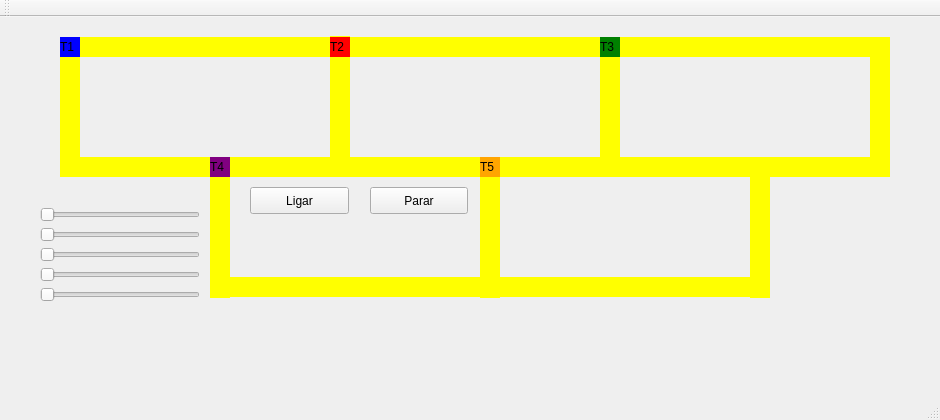
<?xml version="1.0" encoding="UTF-8"?>
<ui version="4.0">
 <class>MainWindow</class>
 <widget class="QMainWindow" name="MainWindow">
  <property name="geometry">
   <rect>
    <x>0</x>
    <y>0</y>
    <width>940</width>
    <height>420</height>
   </rect>
  </property>
  <property name="windowTitle">
   <string>MainWindow</string>
  </property>
  <widget class="QWidget" name="centralWidget">
   <widget class="QLabel" name="label_trem1">
    <property name="geometry">
     <rect>
      <x>60</x>
      <y>20</y>
      <width>20</width>
      <height>20</height>
     </rect>
    </property>
    <property name="styleSheet">
     <string notr="true">QLabel { background: blue}</string>
    </property>
    <property name="text">
     <string>T1</string>
    </property>
   </widget>
   <widget class="QLabel" name="label_trilhoa">
    <property name="geometry">
     <rect>
      <x>80</x>
      <y>20</y>
      <width>251</width>
      <height>20</height>
     </rect>
    </property>
    <property name="styleSheet">
     <string notr="true">QLabel { background: yellow}</string>
    </property>
    <property name="text">
     <string/>
    </property>
   </widget>
   <widget class="QLabel" name="label_trilho3">
    <property name="geometry">
     <rect>
      <x>80</x>
      <y>140</y>
      <width>271</width>
      <height>20</height>
     </rect>
    </property>
    <property name="styleSheet">
     <string notr="true">QLabel { background: yellow}</string>
    </property>
    <property name="text">
     <string/>
    </property>
   </widget>
   <widget class="QLabel" name="label_trilho1">
    <property name="geometry">
     <rect>
      <x>330</x>
      <y>19</y>
      <width>20</width>
      <height>121</height>
     </rect>
    </property>
    <property name="styleSheet">
     <string notr="true">QLabel { background: yellow}</string>
    </property>
    <property name="text">
     <string/>
    </property>
   </widget>
   <widget class="QLabel" name="label_trilhob">
    <property name="geometry">
     <rect>
      <x>60</x>
      <y>20</y>
      <width>20</width>
      <height>140</height>
     </rect>
    </property>
    <property name="styleSheet">
     <string notr="true">QLabel { background: yellow}</string>
    </property>
    <property name="text">
     <string/>
    </property>
   </widget>
   <widget class="QPushButton" name="pushButton">
    <property name="geometry">
     <rect>
      <x>250</x>
      <y>170</y>
      <width>99</width>
      <height>27</height>
     </rect>
    </property>
    <property name="text">
     <string>Ligar</string>
    </property>
   </widget>
   <widget class="QPushButton" name="pushButton_2">
    <property name="geometry">
     <rect>
      <x>370</x>
      <y>170</y>
      <width>98</width>
      <height>27</height>
     </rect>
    </property>
    <property name="text">
     <string>Parar</string>
    </property>
   </widget>
   <widget class="QLabel" name="label_trilho2">
    <property name="geometry">
     <rect>
      <x>600</x>
      <y>20</y>
      <width>20</width>
      <height>120</height>
     </rect>
    </property>
    <property name="styleSheet">
     <string notr="true">QLabel { background: yellow}</string>
    </property>
    <property name="text">
     <string/>
    </property>
   </widget>
   <widget class="QLabel" name="label_trilhog">
    <property name="geometry">
     <rect>
      <x>350</x>
      <y>20</y>
      <width>250</width>
      <height>20</height>
     </rect>
    </property>
    <property name="styleSheet">
     <string notr="true">QLabel { background: yellow}</string>
    </property>
    <property name="text">
     <string/>
    </property>
   </widget>
   <widget class="QLabel" name="label_trilho4">
    <property name="geometry">
     <rect>
      <x>350</x>
      <y>140</y>
      <width>131</width>
      <height>20</height>
     </rect>
    </property>
    <property name="styleSheet">
     <string notr="true">QLabel { background: yellow}</string>
    </property>
    <property name="text">
     <string/>
    </property>
   </widget>
   <widget class="QLabel" name="label_trem2">
    <property name="geometry">
     <rect>
      <x>330</x>
      <y>20</y>
      <width>20</width>
      <height>20</height>
     </rect>
    </property>
    <property name="styleSheet">
     <string notr="true">QLabel { background: red}</string>
    </property>
    <property name="text">
     <string>T2</string>
    </property>
   </widget>
   <widget class="QLabel" name="label_trem3">
    <property name="geometry">
     <rect>
      <x>600</x>
      <y>20</y>
      <width>20</width>
      <height>20</height>
     </rect>
    </property>
    <property name="styleSheet">
     <string notr="true">QLabel { background: green}</string>
    </property>
    <property name="text">
     <string>T3</string>
    </property>
   </widget>
   <widget class="QLabel" name="label_trilhoh">
    <property name="geometry">
     <rect>
      <x>620</x>
      <y>20</y>
      <width>250</width>
      <height>20</height>
     </rect>
    </property>
    <property name="styleSheet">
     <string notr="true">QLabel { background: yellow}</string>
    </property>
    <property name="text">
     <string/>
    </property>
   </widget>
   <widget class="QLabel" name="label_trilhof">
    <property name="geometry">
     <rect>
      <x>230</x>
      <y>260</y>
      <width>250</width>
      <height>20</height>
     </rect>
    </property>
    <property name="styleSheet">
     <string notr="true">QLabel { background: yellow}</string>
    </property>
    <property name="text">
     <string/>
    </property>
   </widget>
   <widget class="QLabel" name="label_trem5">
    <property name="geometry">
     <rect>
      <x>480</x>
      <y>140</y>
      <width>20</width>
      <height>20</height>
     </rect>
    </property>
    <property name="styleSheet">
     <string notr="true">QLabel { background: orange}</string>
    </property>
    <property name="text">
     <string>T5</string>
    </property>
   </widget>
   <widget class="QLabel" name="label_trem4">
    <property name="geometry">
     <rect>
      <x>210</x>
      <y>140</y>
      <width>20</width>
      <height>20</height>
     </rect>
    </property>
    <property name="maximumSize">
     <size>
      <width>20</width>
      <height>20</height>
     </size>
    </property>
    <property name="styleSheet">
     <string notr="true">QLabel { background: purple}</string>
    </property>
    <property name="text">
     <string>T4</string>
    </property>
   </widget>
   <widget class="QLabel" name="label_trilhoc">
    <property name="geometry">
     <rect>
      <x>500</x>
      <y>260</y>
      <width>250</width>
      <height>20</height>
     </rect>
    </property>
    <property name="styleSheet">
     <string notr="true">QLabel { background: yellow}</string>
    </property>
    <property name="text">
     <string/>
    </property>
   </widget>
   <widget class="QLabel" name="label_trilhod">
    <property name="geometry">
     <rect>
      <x>750</x>
      <y>160</y>
      <width>20</width>
      <height>121</height>
     </rect>
    </property>
    <property name="styleSheet">
     <string notr="true">QLabel { background: yellow}</string>
    </property>
    <property name="text">
     <string/>
    </property>
   </widget>
   <widget class="QSlider" name="Velo1">
    <property name="geometry">
     <rect>
      <x>40</x>
      <y>190</y>
      <width>160</width>
      <height>16</height>
     </rect>
    </property>
    <property name="styleSheet">
     <string notr="true">QLabel { background: blue}</string>
    </property>
    <property name="orientation">
     <enum>Qt::Horizontal</enum>
    </property>
   </widget>
   <widget class="QSlider" name="Velo2">
    <property name="geometry">
     <rect>
      <x>40</x>
      <y>210</y>
      <width>160</width>
      <height>16</height>
     </rect>
    </property>
    <property name="styleSheet">
     <string notr="true"/>
    </property>
    <property name="orientation">
     <enum>Qt::Horizontal</enum>
    </property>
   </widget>
   <widget class="QSlider" name="Velo3">
    <property name="geometry">
     <rect>
      <x>40</x>
      <y>230</y>
      <width>160</width>
      <height>16</height>
     </rect>
    </property>
    <property name="orientation">
     <enum>Qt::Horizontal</enum>
    </property>
   </widget>
   <widget class="QSlider" name="Velo4">
    <property name="geometry">
     <rect>
      <x>40</x>
      <y>250</y>
      <width>160</width>
      <height>16</height>
     </rect>
    </property>
    <property name="orientation">
     <enum>Qt::Horizontal</enum>
    </property>
   </widget>
   <widget class="QSlider" name="Velo5">
    <property name="geometry">
     <rect>
      <x>40</x>
      <y>270</y>
      <width>160</width>
      <height>16</height>
     </rect>
    </property>
    <property name="orientation">
     <enum>Qt::Horizontal</enum>
    </property>
   </widget>
   <widget class="QLabel" name="label_trilho6">
    <property name="geometry">
     <rect>
      <x>620</x>
      <y>140</y>
      <width>250</width>
      <height>20</height>
     </rect>
    </property>
    <property name="styleSheet">
     <string notr="true">QLabel { background: yellow}</string>
    </property>
    <property name="text">
     <string/>
    </property>
   </widget>
   <widget class="QLabel" name="label_trilhoe">
    <property name="geometry">
     <rect>
      <x>870</x>
      <y>20</y>
      <width>20</width>
      <height>140</height>
     </rect>
    </property>
    <property name="styleSheet">
     <string notr="true">QLabel { background: yellow}</string>
    </property>
    <property name="text">
     <string/>
    </property>
   </widget>
   <widget class="QLabel" name="label_trilho7">
    <property name="geometry">
     <rect>
      <x>480</x>
      <y>140</y>
      <width>20</width>
      <height>141</height>
     </rect>
    </property>
    <property name="styleSheet">
     <string notr="true">QLabel { background: yellow}</string>
    </property>
    <property name="text">
     <string/>
    </property>
   </widget>
   <widget class="QLabel" name="label_trilho5">
    <property name="geometry">
     <rect>
      <x>500</x>
      <y>140</y>
      <width>121</width>
      <height>20</height>
     </rect>
    </property>
    <property name="styleSheet">
     <string notr="true">QLabel { background: yellow}</string>
    </property>
    <property name="text">
     <string/>
    </property>
   </widget>
   <widget class="QLabel" name="label_trilhob_2">
    <property name="geometry">
     <rect>
      <x>210</x>
      <y>160</y>
      <width>20</width>
      <height>121</height>
     </rect>
    </property>
    <property name="styleSheet">
     <string notr="true">QLabel { background: yellow}</string>
    </property>
    <property name="text">
     <string/>
    </property>
   </widget>
   <zorder>label_trilhod</zorder>
   <zorder>label_trilhoe</zorder>
   <zorder>label_trilho6</zorder>
   <zorder>label_trilho2</zorder>
   <zorder>label_trilhoh</zorder>
   <zorder>label_trilho1</zorder>
   <zorder>label_trilho4</zorder>
   <zorder>label_trilho5</zorder>
   <zorder>label_trilho7</zorder>
   <zorder>label_trilhoc</zorder>
   <zorder>label_trilhof</zorder>
   <zorder>label_trilhob_2</zorder>
   <zorder>label_trilho3</zorder>
   <zorder>label_trilhoa</zorder>
   <zorder>label_trilhob</zorder>
   <zorder>label_trem1</zorder>
   <zorder>pushButton</zorder>
   <zorder>pushButton_2</zorder>
   <zorder>label_trilhog</zorder>
   <zorder>label_trem2</zorder>
   <zorder>label_trem3</zorder>
   <zorder>label_trem5</zorder>
   <zorder>label_trem4</zorder>
   <zorder>Velo1</zorder>
   <zorder>Velo2</zorder>
   <zorder>Velo3</zorder>
   <zorder>Velo4</zorder>
   <zorder>Velo5</zorder>
  </widget>
  <widget class="QMenuBar" name="menuBar">
   <property name="geometry">
    <rect>
     <x>0</x>
     <y>0</y>
     <width>940</width>
     <height>22</height>
    </rect>
   </property>
  </widget>
  <widget class="QToolBar" name="mainToolBar">
   <attribute name="toolBarArea">
    <enum>TopToolBarArea</enum>
   </attribute>
   <attribute name="toolBarBreak">
    <bool>false</bool>
   </attribute>
  </widget>
  <widget class="QStatusBar" name="statusBar"/>
 </widget>
 <layoutdefault spacing="6" margin="11"/>
 <resources/>
 <connections/>
</ui>
